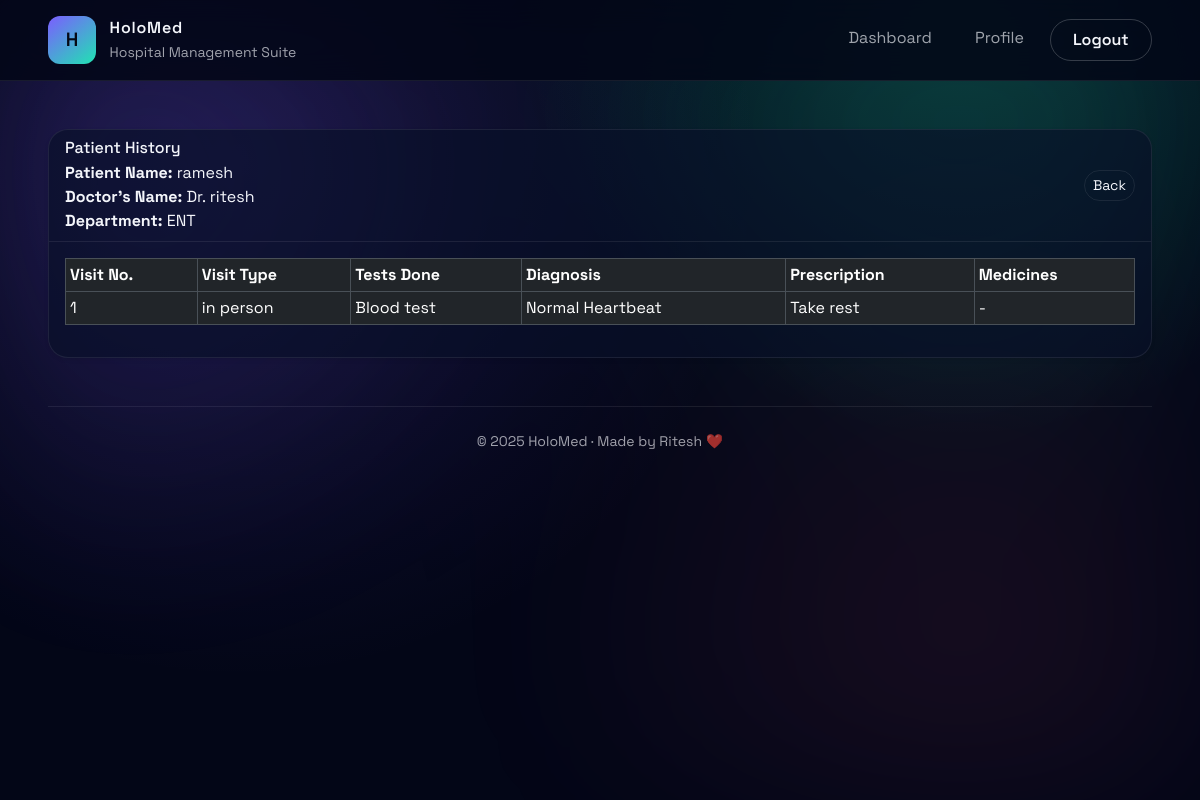
The app's page /admin/view-history/9/6 (signed in) with its own data.
### app.py (models this page shows, shortened)
class User(db.Model):
    id = db.Column(db.Integer, primary_key=True)
    role = db.Column(db.String(20), nullable=False)
    full_name = db.Column(db.String(120), nullable=False)
    email = db.Column(db.String(120), unique=True, nullable=False)
    phone = db.Column(db.String(50))
    password_hash = db.Column(db.String(255), nullable=False)
    specialization = db.Column(db.String(120))
    experience_years = db.Column(db.Integer)
    bio = db.Column(db.Text)
    department_id = db.Column(db.Integer, db.ForeignKey("department.id"))
    is_active = db.Column(db.Boolean, default=True)
    is_blacklisted = db.Column(db.Boolean, default=False)
    created_at = db.Column(db.DateTime, default=datetime.utcnow)
    appointments_as_patient = db.relationship(
        "Appointment", foreign_keys="Appointment.patient_id", backref="patient", lazy=True
    )
    appointments_as_doctor = db.relationship(
        "Appointment", foreign_keys="Appointment.doctor_id", backref="doctor", lazy=True
    )

class Department(db.Model):
    id = db.Column(db.Integer, primary_key=True)
    name = db.Column(db.String(100), unique=True, nullable=False)
    description = db.Column(db.Text, nullable=True)
    doctors = db.relationship("User", backref="department", lazy=True)

class Appointment(db.Model):
    id = db.Column(db.Integer, primary_key=True)
    patient_id = db.Column(db.Integer, db.ForeignKey("user.id"), nullable=False)
    doctor_id = db.Column(db.Integer, db.ForeignKey("user.id"), nullable=False)
    appointment_date = db.Column(db.Date, nullable=False)
    slot_label = db.Column(db.String(50), nullable=False)
    status = db.Column(db.String(20), default="Booked")
    reason = db.Column(db.Text)
    created_at = db.Column(db.DateTime, default=datetime.utcnow)
    updated_at = db.Column(db.DateTime, default=datetime.utcnow, onupdate=datetime.utcnow)
    cancelled_by = db.Column(db.String(20))

class TreatmentRecord(db.Model):
    id = db.Column(db.Integer, primary_key=True)
    appointment_id = db.Column(db.Integer, db.ForeignKey("appointment.id"), unique=True, nullable=False)
    visit_type = db.Column(db.String(50))
    test_done = db.Column(db.Text)
    diagnosis = db.Column(db.Text)
    prescription = db.Column(db.Text)
    medicines = db.Column(db.Text)
    notes = db.Column(db.Text)
    updated_at = db.Column(db.DateTime, default=datetime.utcnow, onupdate=datetime.utcnow)
    appointment = db.relationship(
        "Appointment",
        backref=db.backref("treatment_record", uselist=False, lazy=True),
        lazy=True,
    )

### app.py (the view)
@app.route("/admin/view-history/<int:patient_id>/<int:doctor_id>")
@login_required(role="admin")
def admin_view_patient_history(patient_id, doctor_id):
    patient = User.query.filter_by(id=patient_id, role="patient").first_or_404()
    doctor = User.query.filter_by(id=doctor_id, role="doctor").first_or_404()
    history = (
        Appointment.query.filter_by(patient_id=patient_id, doctor_id=doctor_id)
        .join(TreatmentRecord, Appointment.id == TreatmentRecord.appointment_id)
        .options(joinedload(Appointment.treatment_record))
        .order_by(Appointment.appointment_date.desc())
        .all()
    )
    return render_template("admin/patient_history.html", patient=patient, doctor=doctor, history=history)

### app.py (called while the page is built)
def get_current_user():
    user_id = session.get("user_id")
    if user_id:
        return User.query.get(user_id)
    return None

def login_required(role=None):
    def decorator(fn):
        @wraps(fn)
        def wrapper(*args, **kwargs):
            if not g.user:
                flash("Please log in to continue.", "warning")
                return redirect(url_for("login"))
            if role and g.user.role != role:
                flash("You are not authorized to view this page.", "danger")
                return redirect(url_for("dashboard"))
            return fn(*args, **kwargs)
        return wrapper
    return decorator

@app.before_request
def load_user():
    g.user = get_current_user()

@app.context_processor
def inject_helpers():
    def format_date(value):
        return value.strftime("%d %b %Y")
    return {
        "format_date": format_date,
        "today": date.today,
        "datetime": datetime,
        "timedelta": timedelta,
    }

### templates/admin/patient_history.html (shortened to what this page needs)
{% extends "base.html" %}
{% block content %}
  <div class="card shadow-sm">
    <div class="card-header">
      <div class="d-flex justify-content-between align-items-center">
        <div>
          <h2 class="h6 mb-1">Patient History</h2>
          <p class="mb-0"><strong>Patient Name:</strong> {{ patient.full_name }}</p>
          <p class="mb-0"><strong>Doctor's Name:</strong> Dr. {{ doctor.full_name }}</p>
          <p class="mb-0"><strong>Department:</strong> {{ doctor.department.name if doctor.department else 'General' }}</p>
        </div>
        <a href="{{ url_for('dashboard') }}" class="btn btn-sm btn-outline-secondary">Back</a>
      </div>
    </div>
    <div class="card-body">
      {% if history %}
        <div class="table-responsive">
          <table class="table table-sm table-bordered">
            <thead>
              <tr>
                <th>Visit No.</th>
                <th>Visit Type</th>
                <th>Tests Done</th>
                <th>Diagnosis</th>
                <th>Prescription</th>
                <th>Medicines</th>
              </tr>
            </thead>
            <tbody>
              {% for appt in history %}
                <tr>
                  <td>{{ loop.index }}</td>
                  <td>{{ appt.treatment_record.visit_type | default('In-person', true) }}</td>
                  <td class="text-wrap" style="white-space: pre-wrap;">{{ appt.treatment_record.test_done | default('-', true) | replace('\n', '<br>') | safe }}</td>
                  <td class="text-wrap" style="white-space: pre-wrap;">{{ appt.treatment_record.diagnosis | default('-', true) | replace('\n', '<br>') | safe }}</td>
                  <td class="text-wrap" style="white-space: pre-wrap;">{{ appt.treatment_record.prescription | default('-', true) | replace('\n', '<br>') | safe }}</td>
                  <td class="text-wrap" style="white-space: pre-wrap;">{{ appt.treatment_record.medicines | default('-', true) | replace('\n', '<br>') | safe }}</td>
                </tr>
              {% endfor %}
            </tbody>
          </table>
        </div>
      {% else %}
        <p class="text-muted text-center">No history available.</p>
      {% endif %}
    </div>
  </div>
{% endblock %}

### static/css/styles.css (style rules this page uses)
:root { --hms-bg: #030617; --hms-panel: rgba(9, 16, 40, 0.65); --hms-outline: rgba(255, 255, 255, 0.08); --hms-primary: #7c5dff; --hms-secondary: #20e3b2; --hms-text: #f4f6fb; --hms-muted: rgba(244, 246, 251, 0.65); }
body { font-family: "Space Grotesk", system-ui, -apple-system, BlinkMacSystemFont, "Segoe UI", sans-serif; color: var(--hms-text); background: radial-gradient(circle at 20% 20%, rgba(124, 93, 255, 0.15), transparent 45%), radial-gradient(circle at 80% 0%, rgba(32, 227, 178, 0.18), transparent 35%), var(--hms-bg); min-height: 100vh; margin: 0; }
* { font-family: inherit; }
h1, h2, h3, h4, h5, h6, p, span, div, a, button, label, input, select, textarea { font-family: "Space Grotesk", system-ui, -apple-system, BlinkMacSystemFont, "Segoe UI", sans-serif; }
.app-body { position: relative; overflow-x: hidden; }
.card, .stat-card, .department-tile { background: var(--hms-panel); border: 1px solid var(--hms-outline); border-radius: 1.25rem; box-shadow: 0 20px 60px rgba(0, 0, 0, 0.35); color: var(--hms-text); font-family: "Space Grotesk", system-ui, -apple-system, BlinkMacSystemFont, "Segoe UI", sans-serif; }
.card-body { color: var(--hms-text); font-family: "Space Grotesk", system-ui, -apple-system, BlinkMacSystemFont, "Segoe UI", sans-serif; }
.card-header { border-bottom: 1px solid var(--hms-outline); background: transparent; color: var(--hms-text); }
.card-header h2, .card-header h6, .card-header .h6 { color: var(--hms-text); font-family: "Space Grotesk", system-ui, -apple-system, BlinkMacSystemFont, "Segoe UI", sans-serif; }
.btn, .btn-primary { border-radius: 999px; border: none; background: linear-gradient(120deg, var(--hms-primary), var(--hms-secondary)); color: #050915; }
.btn-outline-primary, .btn-outline-danger, .btn-outline-secondary { border-radius: 999px; border: 1px solid var(--hms-outline); color: var(--hms-text); background: transparent; }
.table { color: var(--hms-text); }
.table thead { color: var(--hms-muted); }

### records on screen
User: full_name "ramesh"
User: full_name "ritesh"
Department: department "ENT"
Appointment: treatment_record.visit_type "in person", treatment_record.test_done "Blood test", treatment_record.diagnosis "Normal Heartbeat", treatment_record.prescription "Take rest", treatment_record.medicines "-"
